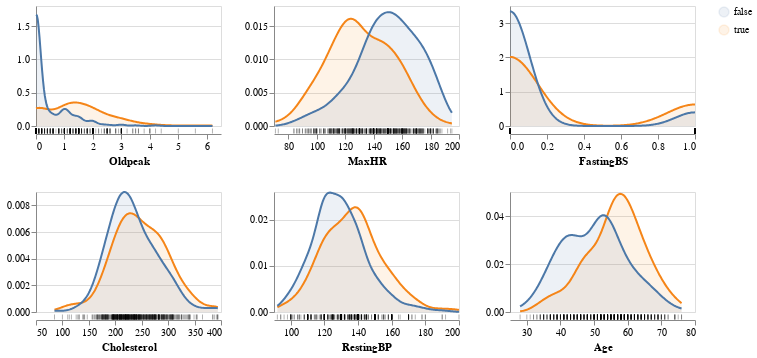

Notebook cell for this chart:
### Code cell
aly.alt.data_transformers.enable('vegafusion')

aly.dist(train_df, color='HeartDisease')

### Figure 1 — Vega specification as saved in the notebook (floating-point values rounded to 4 significant figures; data arrays with more than 128 entries replaced by an {"elided": "..."} marker saying what was removed)
{"$schema": "https://vega.github.io/schema/vega/v5.json", "data": [{"name": "source_0", "values": {"elided": "513 records"}}, {"name": "data_0", "source": "source_0", "transform": [{"type": "kde", "field": "Oldpeak", "groupby": ["HeartDisease"], "minsteps": 100, "as": ["Oldpeak", "density"], "resolve": "shared"}]}, {"name": "data_1", "values": {"elided": "513 records"}}, {"name": "data_2", "source": "source_0", "transform": [{"type": "kde", "groupby": ["HeartDisease"], "minsteps": 100, "resolve": "shared", "as": ["MaxHR", "density"], "field": "MaxHR"}]}, {"name": "data_3", "values": {"elided": "513 records"}}, {"name": "data_4", "source": "source_0", "transform": [{"type": "kde", "field": "FastingBS", "minsteps": 100, "resolve": "shared", "as": ["FastingBS", "density"], "groupby": ["HeartDisease"]}]}, {"name": "data_5", "values": {"elided": "513 records"}}, {"name": "data_6", "source": "source_0", "transform": [{"type": "kde", "field": "Cholesterol", "groupby": ["HeartDisease"], "minsteps": 100, "resolve": "shared", "as": ["Cholesterol", "density"]}]}, {"name": "data_7", "values": {"elided": "513 records"}}, {"name": "data_8", "source": "source_0", "transform": [{"type": "kde", "resolve": "shared", "field": "RestingBP", "groupby": ["HeartDisease"], "minsteps": 100, "as": ["RestingBP", "density"]}]}, {"name": "data_9", "values": {"elided": "513 records"}}, {"name": "data_10", "source": "source_0", "transform": [{"type": "kde", "field": "Age", "as": ["Age", "density"], "minsteps": 100, "resolve": "shared", "groupby": ["HeartDisease"]}]}, {"name": "data_11", "values": {"elided": "513 records"}}, {"name": "data_0_color_domain_HeartDisease_0", "source": "data_0", "transform": [{"type": "aggregate", "groupby": ["HeartDisease"], "fields": [], "ops": [], "as": []}, {"type": "formula", "expr": "datum['HeartDisease']", "as": "sort_field"}, {"type": "project", "fields": ["HeartDisease"]}]}, {"name": "data_2_color_domain_HeartDisease_1", "source": "data_2", "transform": [{"type": "aggregate", "groupby": ["HeartDisease"], "fields": [], "ops": [], "as": []}, {"type": "formula", "expr": "datum['HeartDisease']", "as": "sort_field"}, {"type": "project", "fields": ["HeartDisease"]}]}, {"name": "data_4_color_domain_HeartDisease_2", "source": "data_4", "transform": [{"type": "aggregate", "groupby": ["HeartDisease"], "fields": [], "ops": [], "as": []}, {"type": "formula", "expr": "datum['HeartDisease']", "as": "sort_field"}, {"type": "project", "fields": ["HeartDisease"]}]}, {"name": "data_6_color_domain_HeartDisease_3", "source": "data_6", "transform": [{"type": "aggregate", "groupby": ["HeartDisease"], "fields": [], "ops": [], "as": []}, {"type": "formula", "expr": "datum['HeartDisease']", "as": "sort_field"}, {"type": "project", "fields": ["HeartDisease"]}]}, {"name": "data_8_color_domain_HeartDisease_4", "source": "data_8", "transform": [{"type": "aggregate", "groupby": ["HeartDisease"], "fields": [], "ops": [], "as": []}, {"type": "formula", "expr": "datum['HeartDisease']", "as": "sort_field"}, {"type": "project", "fields": ["HeartDisease"]}]}, {"name": "data_10_color_domain_HeartDisease_5", "source": "data_10", "transform": [{"type": "aggregate", "groupby": ["HeartDisease"], "fields": [], "ops": [], "as": []}, {"type": "formula", "expr": "datum['HeartDisease']", "as": "sort_field"}, {"type": "project", "fields": ["HeartDisease"]}]}, {"name": "data_0_concat_0_y_domain_density", "source": "data_0", "transform": [{"type": "formula", "expr": "+datum['density']", "as": "density"}, {"type": "aggregate", "groupby": [], "fields": ["density", "density"], "ops": ["min", "max"], "as": ["min", "max"]}]}, {"name": "data_2_concat_1_y_domain_density", "source": "data_2", "transform": [{"type": "formula", "expr": "+datum['density']", "as": "density"}, {"type": "aggregate", "groupby": [], "fields": ["density", "density"], "ops": ["min", "max"], "as": ["min", "max"]}]}, {"name": "data_4_concat_2_y_domain_density", "source": "data_4", "transform": [{"type": "formula", "expr": "+datum['density']", "as": "density"}, {"type": "aggregate", "groupby": [], "fields": ["density", "density"], "ops": ["min", "max"], "as": ["min", "max"]}]}, {"name": "data_6_concat_3_y_domain_density", "source": "data_6", "transform": [{"type": "formula", "expr": "+datum['density']", "as": "density"}, {"type": "aggregate", "groupby": [], "fields": ["density", "density"], "ops": ["min", "max"], "as": ["min", "max"]}]}, {"name": "data_8_concat_4_y_domain_density", "source": "data_8", "transform": [{"type": "formula", "expr": "+datum['density']", "as": "density"}, {"type": "aggregate", "groupby": [], "fields": ["density", "density"], "ops": ["min", "max"], "as": ["min", "max"]}]}, {"name": "data_10_concat_5_y_domain_density", "source": "data_10", "transform": [{"type": "formula", "expr": "+datum['density']", "as": "density"}, {"type": "aggregate", "groupby": [], "fields": ["density", "density"], "ops": ["min", "max"], "as": ["min", "max"]}]}], "signals": [{"name": "childWidth", "value": 185}, {"name": "childHeight", "value": 120}], "marks": [{"type": "group", "name": "concat_0_group", "encode": {"update": {"width": {"signal": "childWidth"}, "height": {"signal": "childHeight"}}}, "marks": [{"type": "group", "name": "concat_0_layer_0_pathgroup", "from": {"facet": {"data": "data_0", "name": "faceted_path_concat_0_layer_0_main", "groupby": ["HeartDisease"]}}, "encode": {"update": {"width": {"field": {"signal": null, "datum": null, "group": "width", "parent": null}}, "height": {"field": {"signal": null, "datum": null, "group": "height", "parent": null}}}}, "marks": [{"type": "area", "name": "concat_0_layer_0_marks", "from": {"data": "faceted_path_concat_0_layer_0_main"}, "sort": {"field": "x"}, "encode": {"update": {"y2": {"value": 0, "scale": "concat_0_y"}, "y": {"field": "density", "scale": "concat_0_y"}, "opacity": {"value": 0.1}, "fill": {"field": "HeartDisease", "scale": "color"}, "defined": {"signal": "isValid(datum[\"Oldpeak\"]) && isFinite(+datum[\"Oldpeak\"]) && isValid(datum[\"density\"]) && isFinite(+datum[\"density\"])"}, "orient": {"value": "vertical"}, "x": {"field": "Oldpeak", "scale": "concat_0_x"}}}, "style": ["area"]}]}, {"type": "group", "name": "concat_0_layer_1_pathgroup", "from": {"facet": {"data": "data_0", "name": "faceted_path_concat_0_layer_1_main", "groupby": ["HeartDisease"]}}, "encode": {"update": {"height": {"field": {"signal": null, "datum": null, "group": "height", "parent": null}}, "width": {"field": {"signal": null, "datum": null, "group": "width", "parent": null}}}}, "marks": [{"type": "line", "name": "concat_0_layer_1_marks", "from": {"data": "faceted_path_concat_0_layer_1_main"}, "sort": {"field": "x"}, "encode": {"update": {"y": {"field": "density", "scale": "concat_0_y"}, "defined": {"signal": "isValid(datum[\"Oldpeak\"]) && isFinite(+datum[\"Oldpeak\"]) && isValid(datum[\"density\"]) && isFinite(+datum[\"density\"])"}, "x": {"field": "Oldpeak", "scale": "concat_0_x"}, "stroke": {"field": "HeartDisease", "scale": "color"}}}, "style": ["line"]}]}, {"type": "rect", "name": "concat_0_layer_2_marks", "from": {"data": "data_1"}, "encode": {"update": {"height": {"value": 5}, "width": {"value": 1}, "xc": {"field": "Oldpeak", "scale": "concat_0_x"}, "yc": {"signal": "childHeight", "offset": 65, "mult": 0.5}, "opacity": {"value": 0.3}, "fill": {"value": "black"}, "tooltip": {"value": "Individual observations"}}}, "style": ["tick"]}], "axes": [{"scale": "concat_0_y", "minExtent": 0, "grid": true, "orient": "left", "zindex": 0, "aria": false, "ticks": false, "labels": false, "gridScale": "concat_0_x", "domain": false, "maxExtent": 0, "tickCount": {"signal": "ceil(childHeight/40)"}}, {"scale": "concat_0_x", "offset": 8, "tickCount": {"signal": "ceil(childWidth/40)"}, "labelFlush": true, "labelOverlap": true, "zindex": 0, "orient": "bottom", "grid": false, "title": "Oldpeak"}, {"scale": "concat_0_y", "orient": "left", "labelOverlap": true, "zindex": 0, "tickCount": {"signal": "ceil(childHeight/40)"}, "grid": false}], "style": "cell"}, {"type": "group", "name": "concat_1_group", "encode": {"update": {"width": {"signal": "childWidth"}, "height": {"signal": "childHeight"}}}, "marks": [{"type": "group", "name": "concat_1_layer_0_pathgroup", "from": {"facet": {"data": "data_2", "name": "faceted_path_concat_1_layer_0_main", "groupby": ["HeartDisease"]}}, "encode": {"update": {"width": {"field": {"signal": null, "datum": null, "group": "width", "parent": null}}, "height": {"field": {"signal": null, "datum": null, "group": "height", "parent": null}}}}, "marks": [{"type": "area", "name": "concat_1_layer_0_marks", "from": {"data": "faceted_path_concat_1_layer_0_main"}, "sort": {"field": "x"}, "encode": {"update": {"x": {"field": "MaxHR", "scale": "concat_1_x"}, "defined": {"signal": "isValid(datum[\"MaxHR\"]) && isFinite(+datum[\"MaxHR\"]) && isValid(datum[\"density\"]) && isFinite(+datum[\"density\"])"}, "orient": {"value": "vertical"}, "fill": {"field": "HeartDisease", "scale": "color"}, "opacity": {"value": 0.1}, "y2": {"value": 0, "scale": "concat_1_y"}, "y": {"field": "density", "scale": "concat_1_y"}}}, "style": ["area"]}]}, {"type": "group", "name": "concat_1_layer_1_pathgroup", "from": {"facet": {"data": "data_2", "name": "faceted_path_concat_1_layer_1_main", "groupby": ["HeartDisease"]}}, "encode": {"update": {"width": {"field": {"signal": null, "datum": null, "group": "width", "parent": null}}, "height": {"field": {"signal": null, "datum": null, "group": "height", "parent": null}}}}, "marks": [{"type": "line", "name": "concat_1_layer_1_marks", "from": {"data": "faceted_path_concat_1_layer_1_main"}, "sort": {"field": "x"}, "encode": {"update": {"defined": {"signal": "isValid(datum[\"MaxHR\"]) && isFinite(+datum[\"MaxHR\"]) && isValid(datum[\"density\"]) && isFinite(+datum[\"density\"])"}, "stroke": {"field": "HeartDisease", "scale": "color"}, "x": {"field": "MaxHR", "scale": "concat_1_x"}, "y": {"field": "density", "scale": "concat_1_y"}}}, "style": ["line"]}]}, {"type": "rect", "name": "concat_1_layer_2_marks", "from": {"data": "data_3"}, "encode": {"update": {"height": {"value": 5}, "opacity": {"value": 0.3}, "tooltip": {"value": "Individual observations"}, "xc": {"field": "MaxHR", "scale": "concat_1_x"}, "fill": {"value": "black"}, "width": {"value": 1}, "yc": {"signal": "childHeight", "offset": 65, "mult": 0.5}}}, "style": ["tick"]}], "axes": [{"scale": "concat_1_y", "domain": false, "grid": true, "zindex": 0, "labels": false, "maxExtent": 0, "aria": false, "orient": "left", "tickCount": {"signal": "ceil(childHeight/40)"}, "gridScale": "concat_1_x", "minExtent": 0, "ticks": false}, {"scale": "concat_1_x", "offset": 8, "tickCount": {"signal": "ceil(childWidth/40)"}, "zindex": 0, "orient": "bottom", "labelOverlap": true, "labelFlush": true, "grid": false, "title": "MaxHR"}, {"scale": "concat_1_y", "grid": false, "zindex": 0, "labelOverlap": true, "orient": "left", "tickCount": {"signal": "ceil(childHeight/40)"}}], "style": "cell"}, {"type": "group", "name": "concat_2_group", "encode": {"update": {"width": {"signal": "childWidth"}, "height": {"signal": "childHeight"}}}, "marks": [{"type": "group", "name": "concat_2_layer_0_pathgroup", "from": {"facet": {"data": "data_4", "name": "faceted_path_concat_2_layer_0_main", "groupby": ["HeartDisease"]}}, "encode": {"update": {"width": {"field": {"signal": null, "datum": null, "group": "width", "parent": null}}, "height": {"field": {"signal": null, "datum": null, "group": "height", "parent": null}}}}, "marks": [{"type": "area", "name": "concat_2_layer_0_marks", "from": {"data": "faceted_path_concat_2_layer_0_main"}, "sort": {"field": "x"}, "encode": {"update": {"y2": {"value": 0, "scale": "concat_2_y"}, "x": {"field": "FastingBS", "scale": "concat_2_x"}, "opacity": {"value": 0.1}, "fill": {"field": "HeartDisease", "scale": "color"}, "orient": {"value": "vertical"}, "y": {"field": "density", "scale": "concat_2_y"}, "defined": {"signal": "isValid(datum[\"FastingBS\"]) && isFinite(+datum[\"FastingBS\"]) && isValid(datum[\"density\"]) && isFinite(+datum[\"density\"])"}}}, "style": ["area"]}]}, {"type": "group", "name": "concat_2_layer_1_pathgroup", "from": {"facet": {"data": "data_4", "name": "faceted_path_concat_2_layer_1_main", "groupby": ["HeartDisease"]}}, "encode": {"update": {"height": {"field": {"signal": null, "datum": null, "group": "height", "parent": null}}, "width": {"field": {"signal": null, "datum": null, "group": "width", "parent": null}}}}, "marks": [{"type": "line", "name": "concat_2_layer_1_marks", "from": {"data": "faceted_path_concat_2_layer_1_main"}, "sort": {"field": "x"}, "encode": {"update": {"stroke": {"field": "HeartDisease", "scale": "color"}, "defined": {"signal": "isValid(datum[\"FastingBS\"]) && isFinite(+datum[\"FastingBS\"]) && isValid(datum[\"density\"]) && isFinite(+datum[\"density\"])"}, "x": {"field": "FastingBS", "scale": "concat_2_x"}, "y": {"field": "density", "scale": "concat_2_y"}}}, "style": ["line"]}]}, {"type": "rect", "name": "concat_2_layer_2_marks", "from": {"data": "data_5"}, "encode": {"update": {"height": {"value": 5}, "tooltip": {"value": "Individual observations"}, "yc": {"signal": "childHeight", "offset": 65, "mult": 0.5}, "width": {"value": 1}, "opacity": {"value": 0.3}, "fill": {"value": "black"}, "xc": {"field": "FastingBS", "scale": "concat_2_x"}}}, "style": ["tick"]}], "axes": [{"scale": "concat_2_y", "domain": false, "gridScale": "concat_2_x", "minExtent": 0, "ticks": false, "orient": "left", "aria": false, "tickCount": {"signal": "ceil(childHeight/40)"}, "grid": true, "labels": false, "zindex": 0, "maxExtent": 0}, {"scale": "concat_2_x", "orient": "bottom", "labelFlush": true, "offset": 8, "labelOverlap": true, "grid": false, "zindex": 0, "tickCount": {"signal": "ceil(childWidth/40)"}, "title": "FastingBS"}, {"scale": "concat_2_y", "zindex": 0, "labelOverlap": true, "grid": false, "tickCount": {"signal": "ceil(childHeight/40)"}, "orient": "left"}], "style": "cell"}, {"type": "group", "name": "concat_3_group", "encode": {"update": {"width": {"signal": "childWidth"}, "height": {"signal": "childHeight"}}}, "marks": [{"type": "group", "name": "concat_3_layer_0_pathgroup", "from": {"facet": {"data": "data_6", "name": "faceted_path_concat_3_layer_0_main", "groupby": ["HeartDisease"]}}, "encode": {"update": {"height": {"field": {"signal": null, "datum": null, "group": "height", "parent": null}}, "width": {"field": {"signal": null, "datum": null, "group": "width", "parent": null}}}}, "marks": [{"type": "area", "name": "concat_3_layer_0_marks", "from": {"data": "faceted_path_concat_3_layer_0_main"}, "sort": {"field": "x"}, "encode": {"update": {"defined": {"signal": "isValid(datum[\"Cholesterol\"]) && isFinite(+datum[\"Cholesterol\"]) && isValid(datum[\"density\"]) && isFinite(+datum[\"density\"])"}, "fill": {"field": "HeartDisease", "scale": "color"}, "orient": {"value": "vertical"}, "y2": {"value": 0, "scale": "concat_3_y"}, "opacity": {"value": 0.1}, "x": {"field": "Cholesterol", "scale": "concat_3_x"}, "y": {"field": "density", "scale": "concat_3_y"}}}, "style": ["area"]}]}, {"type": "group", "name": "concat_3_layer_1_pathgroup", "from": {"facet": {"data": "data_6", "name": "faceted_path_concat_3_layer_1_main", "groupby": ["HeartDisease"]}}, "encode": {"update": {"width": {"field": {"signal": null, "datum": null, "group": "width", "parent": null}}, "height": {"field": {"signal": null, "datum": null, "group": "height", "parent": null}}}}, "marks": [{"type": "line", "name": "concat_3_layer_1_marks", "from": {"data": "faceted_path_concat_3_layer_1_main"}, "sort": {"field": "x"}, "encode": {"update": {"y": {"field": "density", "scale": "concat_3_y"}, "stroke": {"field": "HeartDisease", "scale": "color"}, "defined": {"signal": "isValid(datum[\"Cholesterol\"]) && isFinite(+datum[\"Cholesterol\"]) && isValid(datum[\"density\"]) && isFinite(+datum[\"density\"])"}, "x": {"field": "Cholesterol", "scale": "concat_3_x"}}}, "style": ["line"]}]}, {"type": "rect", "name": "concat_3_layer_2_marks", "from": {"data": "data_7"}, "encode": {"update": {"width": {"value": 1}, "fill": {"value": "black"}, "yc": {"signal": "childHeight", "offset": 65, "mult": 0.5}, "xc": {"field": "Cholesterol", "scale": "concat_3_x"}, "height": {"value": 5}, "tooltip": {"value": "Individual observations"}, "opacity": {"value": 0.3}}}, "style": ["tick"]}], "axes": [{"scale": "concat_3_y", "tickCount": {"signal": "ceil(childHeight/40)"}, "grid": true, "minExtent": 0, "ticks": false, "gridScale": "concat_3_x", "orient": "left", "domain": false, "aria": false, "maxExtent": 0, "labels": false, "zindex": 0}, {"scale": "concat_3_x", "labelFlush": true, "offset": 8, "title": "Cholesterol", "labelOverlap": true, "orient": "bottom", "tickCount": {"signal": "ceil(childWidth/40)"}, "zindex": 0, "grid": false}, {"scale": "concat_3_y", "tickCount": {"signal": "ceil(childHeight/40)"}, "zindex": 0, "orient": "left", "grid": false, "labelOverlap": true}], "style": "cell"}, {"type": "group", "name": "concat_4_group", "encode": {"update": {"width": {"signal": "childWidth"}, "height": {"signal": "childHeight"}}}, "marks": [{"type": "group", "name": "concat_4_layer_0_pathgroup", "from": {"facet": {"data": "data_8", "name": "faceted_path_concat_4_layer_0_main", "groupby": ["HeartDisease"]}}, "encode": {"update": {"width": {"field": {"signal": null, "datum": null, "group": "width", "parent": null}}, "height": {"field": {"signal": null, "datum": null, "group": "height", "parent": null}}}}, "marks": [{"type": "area", "name": "concat_4_layer_0_marks", "from": {"data": "faceted_path_concat_4_layer_0_main"}, "sort": {"field": "x"}, "encode": {"update": {"opacity": {"value": 0.1}, "y2": {"value": 0, "scale": "concat_4_y"}, "y": {"field": "density", "scale": "concat_4_y"}, "orient": {"value": "vertical"}, "x": {"field": "RestingBP", "scale": "concat_4_x"}, "defined": {"signal": "isValid(datum[\"RestingBP\"]) && isFinite(+datum[\"RestingBP\"]) && isValid(datum[\"density\"]) && isFinite(+datum[\"density\"])"}, "fill": {"field": "HeartDisease", "scale": "color"}}}, "style": ["area"]}]}, {"type": "group", "name": "concat_4_layer_1_pathgroup", "from": {"facet": {"data": "data_8", "name": "faceted_path_concat_4_layer_1_main", "groupby": ["HeartDisease"]}}, "encode": {"update": {"width": {"field": {"signal": null, "datum": null, "group": "width", "parent": null}}, "height": {"field": {"signal": null, "datum": null, "group": "height", "parent": null}}}}, "marks": [{"type": "line", "name": "concat_4_layer_1_marks", "from": {"data": "faceted_path_concat_4_layer_1_main"}, "sort": {"field": "x"}, "encode": {"update": {"stroke": {"field": "HeartDisease", "scale": "color"}, "y": {"field": "density", "scale": "concat_4_y"}, "x": {"field": "RestingBP", "scale": "concat_4_x"}, "defined": {"signal": "isValid(datum[\"RestingBP\"]) && isFinite(+datum[\"RestingBP\"]) && isValid(datum[\"density\"]) && isFinite(+datum[\"density\"])"}}}, "style": ["line"]}]}, {"type": "rect", "name": "concat_4_layer_2_marks", "from": {"data": "data_9"}, "encode": {"update": {"width": {"value": 1}, "tooltip": {"value": "Individual observations"}, "yc": {"signal": "childHeight", "offset": 65, "mult": 0.5}, "opacity": {"value": 0.3}, "xc": {"field": "RestingBP", "scale": "concat_4_x"}, "height": {"value": 5}, "fill": {"value": "black"}}}, "style": ["tick"]}], "axes": [{"scale": "concat_4_y", "maxExtent": 0, "tickCount": {"signal": "ceil(childHeight/40)"}, "labels": false, "domain": false, "ticks": false, "zindex": 0, "gridScale": "concat_4_x", "grid": true, "orient": "left", "minExtent": 0, "aria": false}, {"scale": "concat_4_x", "orient": "bottom", "labelOverlap": true, "offset": 8, "grid": false, "title": "RestingBP", "zindex": 0, "labelFlush": true, "tickCount": {"signal": "ceil(childWidth/40)"}}, {"scale": "concat_4_y", "labelOverlap": true, "orient": "left", "grid": false, "zindex": 0, "tickCount": {"signal": "ceil(childHeight/40)"}}], "style": "cell"}, {"type": "group", "name": "concat_5_group", "encode": {"update": {"width": {"signal": "childWidth"}, "height": {"signal": "childHeight"}}}, "marks": [{"type": "group", "name": "concat_5_layer_0_pathgroup", "from": {"facet": {"data": "data_10", "name": "faceted_path_concat_5_layer_0_main", "groupby": ["HeartDisease"]}}, "encode": {"update": {"width": {"field": {"signal": null, "datum": null, "group": "width", "parent": null}}, "height": {"field": {"signal": null, "datum": null, "group": "height", "parent": null}}}}, "marks": [{"type": "area", "name": "concat_5_layer_0_marks", "from": {"data": "faceted_path_concat_5_layer_0_main"}, "sort": {"field": "x"}, "encode": {"update": {"opacity": {"value": 0.1}, "x": {"field": "Age", "scale": "concat_5_x"}, "y2": {"value": 0, "scale": "concat_5_y"}, "fill": {"field": "HeartDisease", "scale": "color"}, "orient": {"value": "vertical"}, "y": {"field": "density", "scale": "concat_5_y"}, "defined": {"signal": "isValid(datum[\"Age\"]) && isFinite(+datum[\"Age\"]) && isValid(datum[\"density\"]) && isFinite(+datum[\"density\"])"}}}, "style": ["area"]}]}, {"type": "group", "name": "concat_5_layer_1_pathgroup", "from": {"facet": {"data": "data_10", "name": "faceted_path_concat_5_layer_1_main", "groupby": ["HeartDisease"]}}, "encode": {"update": {"height": {"field": {"signal": null, "datum": null, "group": "height", "parent": null}}, "width": {"field": {"signal": null, "datum": null, "group": "width", "parent": null}}}}, "marks": [{"type": "line", "name": "concat_5_layer_1_marks", "from": {"data": "faceted_path_concat_5_layer_1_main"}, "sort": {"field": "x"}, "encode": {"update": {"x": {"field": "Age", "scale": "concat_5_x"}, "y": {"field": "density", "scale": "concat_5_y"}, "defined": {"signal": "isValid(datum[\"Age\"]) && isFinite(+datum[\"Age\"]) && isValid(datum[\"density\"]) && isFinite(+datum[\"density\"])"}, "stroke": {"field": "HeartDisease", "scale": "color"}}}, "style": ["line"]}]}, {"type": "rect", "name": "concat_5_layer_2_marks", "from": {"data": "data_11"}, "encode": {"update": {"xc": {"field": "Age", "scale": "concat_5_x"}, "tooltip": {"value": "Individual observations"}, "yc": {"signal": "childHeight", "offset": 65, "mult": 0.5}, "opacity": {"value": 0.3}, "height": {"value": 5}, "width": {"value": 1}, "fill": {"value": "black"}}}, "style": ["tick"]}], "axes": [{"scale": "concat_5_y", "ticks": false, "maxExtent": 0, "aria": false, "zindex": 0, "domain": false, "minExtent": 0, "tickCount": {"signal": "ceil(childHeight/40)"}, "grid": true, "orient": "left", "labels": false, "gridScale": "concat_5_x"}, {"scale": "concat_5_x", "tickCount": {"signal": "ceil(childWidth/40)"}, "labelOverlap": true, "orient": "bottom", "offset": 8, "grid": false, "labelFlush": true, "title": "Age", "zindex": 0}, {"scale": "concat_5_y", "tickCount": {"signal": "ceil(childHeight/40)"}, "orient": "left", "grid": false, "zindex": 0, "labelOverlap": true}], "style": "cell"}], "scales": [{"name": "color", "type": "ordinal", "domain": {"fields": [{"data": "data_0_color_domain_HeartDisease_0", "field": "HeartDisease"}, {"data": "data_2_color_domain_HeartDisease_1", "field": "HeartDisease"}, {"data": "data_4_color_domain_HeartDisease_2", "field": "HeartDisease"}, {"data": "data_6_color_domain_HeartDisease_3", "field": "HeartDisease"}, {"data": "data_8_color_domain_HeartDisease_4", "field": "HeartDisease"}, {"data": "data_10_color_domain_HeartDisease_5", "field": "HeartDisease"}], "sort": true}, "range": "category"}, {"name": "concat_0_x", "type": "linear", "domain": {"fields": [{"data": "data_0", "field": "Oldpeak"}, {"data": "data_1", "field": "Oldpeak"}]}, "range": [0, {"signal": "childWidth"}], "zero": false, "nice": true}, {"name": "concat_0_y", "type": "linear", "domain": [{"signal": "(data(\"data_0_concat_0_y_domain_density\")[0] || {}).min"}, {"signal": "(data(\"data_0_concat_0_y_domain_density\")[0] || {}).max"}], "range": [{"signal": "childHeight"}, 0], "nice": true, "zero": true}, {"name": "concat_1_x", "type": "linear", "domain": {"fields": [{"data": "data_2", "field": "MaxHR"}, {"data": "data_3", "field": "MaxHR"}]}, "range": [0, {"signal": "childWidth"}], "nice": true, "zero": false}, {"name": "concat_1_y", "type": "linear", "domain": [{"signal": "(data(\"data_2_concat_1_y_domain_density\")[0] || {}).min"}, {"signal": "(data(\"data_2_concat_1_y_domain_density\")[0] || {}).max"}], "range": [{"signal": "childHeight"}, 0], "nice": true, "zero": true}, {"name": "concat_2_x", "type": "linear", "domain": {"fields": [{"data": "data_4", "field": "FastingBS"}, {"data": "data_5", "field": "FastingBS"}]}, "range": [0, {"signal": "childWidth"}], "zero": false, "nice": true}, {"name": "concat_2_y", "type": "linear", "domain": [{"signal": "(data(\"data_4_concat_2_y_domain_density\")[0] || {}).min"}, {"signal": "(data(\"data_4_concat_2_y_domain_density\")[0] || {}).max"}], "range": [{"signal": "childHeight"}, 0], "nice": true, "zero": true}, {"name": "concat_3_x", "type": "linear", "domain": {"fields": [{"data": "data_6", "field": "Cholesterol"}, {"data": "data_7", "field": "Cholesterol"}]}, "range": [0, {"signal": "childWidth"}], "nice": true, "zero": false}, {"name": "concat_3_y", "type": "linear", "domain": [{"signal": "(data(\"data_6_concat_3_y_domain_density\")[0] || {}).min"}, {"signal": "(data(\"data_6_concat_3_y_domain_density\")[0] || {}).max"}], "range": [{"signal": "childHeight"}, 0], "nice": true, "zero": true}, {"name": "concat_4_x", "type": "linear", "domain": {"fields": [{"data": "data_8", "field": "RestingBP"}, {"data": "data_9", "field": "RestingBP"}]}, "range": [0, {"signal": "childWidth"}], "zero": false, "nice": true}, {"name": "concat_4_y", "type": "linear", "domain": [{"signal": "(data(\"data_8_concat_4_y_domain_density\")[0] || {}).min"}, {"signal": "(data(\"data_8_concat_4_y_domain_density\")[0] || {}).max"}], "range": [{"signal": "childHeight"}, 0], "nice": true, "zero": true}, {"name": "concat_5_x", "type": "linear", "domain": {"fields": [{"data": "data_10", "field": "Age"}, {"data": "data_11", "field": "Age"}]}, "range": [0, {"signal": "childWidth"}], "nice": true, "zero": false}, {"name": "concat_5_y", "type": "linear", "domain": [{"signal": "(data(\"data_10_concat_5_y_domain_density\")[0] || {}).min"}, {"signal": "(data(\"data_10_concat_5_y_domain_density\")[0] || {}).max"}], "range": [{"signal": "childHeight"}, 0], "zero": true, "nice": true}], "padding": 5, "background": "white", "layout": {"padding": 20, "columns": 3, "bounds": "full", "align": "each"}, "legends": [{"fill": "color", "symbolType": "circle", "encode": {"symbols": {"update": {"opacity": {"value": 0.1}}}}, "stroke": "color"}]}
